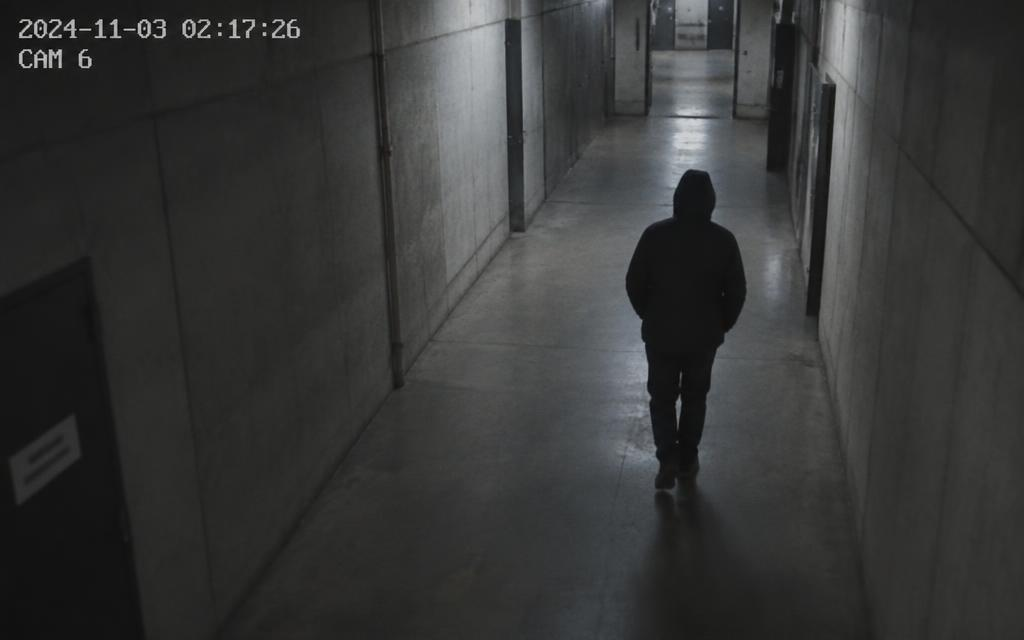
#> input picture signalscope/src/assets/hero-plate.jpg, 1024 x 640 px
$ python test_fft.py src/assets/hero-plate.jpg
#> lines starting #> are read from the running program, lines starting #| are printed output that depends on the picture
### signalscope/frequency_analysis/fft.py
import cv2
import numpy as np

def compute_fft(image_path: str) -> np.ndarray:
    """
    Reads an image and computes its 2D Fast Fourier Transform (FFT).

    Inputs:
        image_path: The path to the image file.

    Outputs:
        magnitude_spectrum: A 2D numpy array containing the logarithmic
                            magnitude spectrum of the image frequencies.
    """
    # 1. Load the image safely in grayscale
    # We use grayscale because we care about the structure/texture, not the color right now.
    img = cv2.imread(image_path, cv2.IMREAD_GRAYSCALE)
    if img is None:
        raise ValueError(f"Error: Could not load image from {image_path}")

    # 2. Calculate the 2D Fast Fourier Transform
    # np.fft.fft2 computes the N-dimensional discrete Fourier Transform.
    f = np.fft.fft2(img)

    # 3. Shift the zero frequency component to the center
    # By default, the low frequencies are at the corners. We want them in the middle!
    fshift = np.fft.fftshift(f)

    # 4. Calculate the magnitude spectrum
    # The FFT returns complex numbers. We take the absolute value (magnitude).
    # We add a small number (1e-8) to avoid taking log(0) which is undefined.
    magnitude_spectrum = 20 * np.log(np.abs(fshift) + 1e-8)

    return magnitude_spectrum

### signalscope/frequency_analysis/radial.py
import numpy as np

def azimuthal_average(image: np.ndarray, center=None) -> np.ndarray:
    """
    Calculates the 1D radial profile of a 2D image (like an FFT spectrum).
    It averages all pixels that are at the same distance (radius) from the center.

    Inputs:
        image: A 2D numpy array (usually the shifted FFT magnitude spectrum).
        center: The (x, y) pixel coordinates of the center. If None, it uses the exact middle.

    Outputs:
        radial_profile: A 1D numpy array representing the average energy at each radius.
    """
    # Create a grid of Y and X coordinates
    y, x = np.indices(image.shape)

    # Define the center of the image
    if not center:
        center = np.array([(x.max() - x.min()) / 2.0, (y.max() - y.min()) / 2.0])

    # Calculate the distance of each pixel from the center (radius r)
    # Using Pythagoras theorem: r = sqrt((x - cx)^2 + (y - cy)^2)
    r = np.hypot(x - center[0], y - center[1])

    # Convert distances to integers so we can group pixels by radius
    r = r.astype(np.int32)

    # Sum the pixel values for each radius
    # bincount quickly sums values in 'image' grouped by the indices in 'r'
    tbin = np.bincount(r.ravel(), image.ravel())

    # Count how many pixels are at each radius
    nr = np.bincount(r.ravel())

    # Calculate the average (Total Sum / Number of pixels)
    radial_profile = tbin / nr

    return radial_profile

### signalscope/frequency_analysis/features.py
import numpy as np
from scipy.stats import entropy

def extract_fft_features(magnitude_spectrum: np.ndarray, radial_profile: np.ndarray) -> dict:
    """
    Extracts numerical statistics from the FFT spectrum and radial profile.
    These features can later be fed into a Deep Learning model!

    Inputs:
        magnitude_spectrum: 2D FFT image.
        radial_profile: 1D average energy by radius.

    Outputs:
        features: A dictionary containing high-frequency ratio, entropy, etc.
    """
    # 1. Calculate Spectral Entropy
    # Entropy measures randomness. AI generated noise often has different randomness than real noise.
    # We must ensure all values are non-negative before creating a probability distribution!
    pos_spectrum = np.clip(magnitude_spectrum, 0, None)
    spectrum_sum = np.sum(pos_spectrum)

    if spectrum_sum > 0:
        norm_spectrum = pos_spectrum / spectrum_sum
        # We flatten it to 1D and calculate entropy
        spectral_entropy = entropy(norm_spectrum.flatten())
    else:
        spectral_entropy = 0.0

    # 2. High-Frequency Energy Ratio
    # Real images usually have most of their energy in the low frequencies (center).
    # AI models sometimes accidentally put too much energy in the high frequencies (edges).
    # Let's say the last 20% of the radial profile is "high frequency".
    pos_radial = np.clip(radial_profile, 0, None)
    total_energy = np.sum(pos_radial)

    high_freq_start = int(len(pos_radial) * 0.8)
    high_freq_energy = np.sum(pos_radial[high_freq_start:])

    hf_ratio = high_freq_energy / total_energy if total_energy > 0 else 0

    # 3. Mid-Frequency Energy Ratio
    # Often, AI artifacts (like grid-like repeating structures) appear in mid frequencies.
    mid_freq_start = int(len(pos_radial) * 0.3)
    mid_freq_end = int(len(pos_radial) * 0.8)
    mid_freq_energy = np.sum(pos_radial[mid_freq_start:mid_freq_end])

    mf_ratio = mid_freq_energy / total_energy if total_energy > 0 else 0

    import math
    if math.isnan(spectral_entropy): spectral_entropy = 0.0

    return {
        "spectral_entropy": float(spectral_entropy),
        "high_frequency_ratio": float(hf_ratio),
        "mid_frequency_ratio": float(mf_ratio)
    }

### signalscope/test_fft.py
import sys
import matplotlib.pyplot as plt
import cv2
from frequency_analysis.fft import compute_fft
from frequency_analysis.radial import azimuthal_average
from frequency_analysis.features import extract_fft_features

def test_pipeline(image_path):
    print(f"Loading image: {image_path}")

    # 1. Compute FFT
    spectrum = compute_fft(image_path)
#> in compute_fft, `magnitude_spectrum = 20 * np.log(np.abs(fshift) + 1e-8)`:
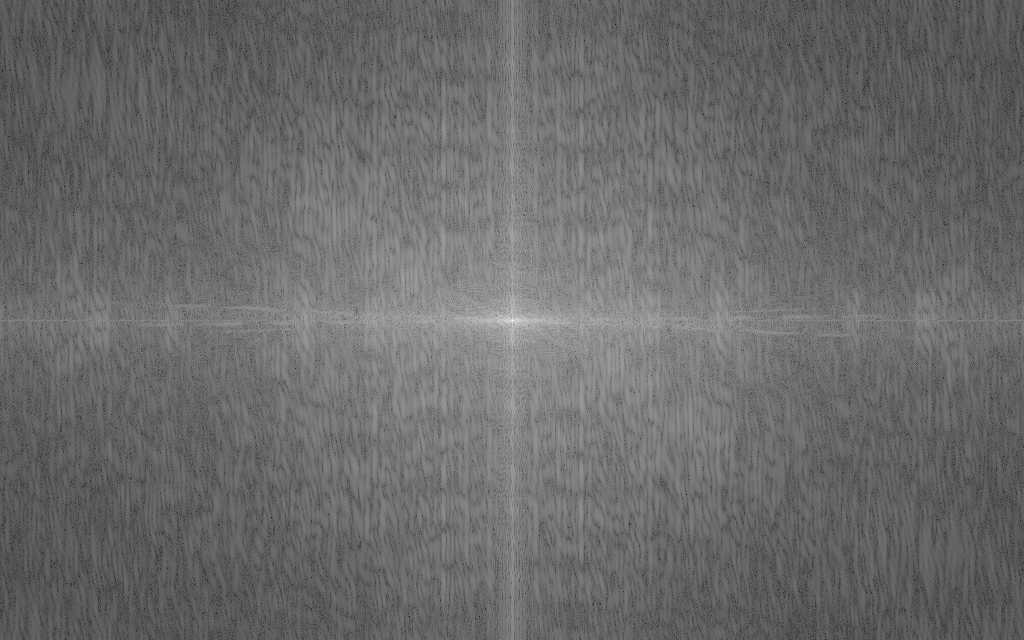
#> magnitude_spectrum: shape (640, 1024) float64; min -0.108, max 348.1, mean 145.6; drawn with min black and max white
    print("✓ FFT Computed successfully.")

    # 2. Compute Radial Profile
    radial_profile = azimuthal_average(spectrum)
#> in azimuthal_average, `tbin = np.bincount(r.ravel(), image.ravel())`: tbin = 604 values, max 284704.2 at index 316, min 519.4 at index 603, mean 157965.4
#> in azimuthal_average, `radial_profile = tbin / nr`: radial_profile = 604 values, max 311 at index 0, min 115.1 at index 549, mean 153.3
    print("✓ Radial Profile extracted.")

    # 3. Extract Features
    features = extract_fft_features(spectrum, radial_profile)
#> in extract_fft_features, `spectrum_sum = np.sum(pos_spectrum)`: spectrum_sum = 95411110.1
#> in extract_fft_features, `spectral_entropy = entropy(norm_spectrum.flatten())`: spectral_entropy = 13.38
#> in extract_fft_features, `pos_radial = np.clip(radial_profile, 0, None)`: pos_radial has the same summary as radial_profile in azimuthal_average
#> in extract_fft_features, `total_energy = np.sum(pos_radial)`: total_energy = 92564.3
#> in extract_fft_features, `high_freq_start = int(len(pos_radial) * 0.8)`: high_freq_start = 483
#> in extract_fft_features, `high_freq_energy = np.sum(pos_radial[high_freq_start:])`: high_freq_energy = 14685.1
#> in extract_fft_features, `hf_ratio = high_freq_energy / total_energy if total_energy > 0 else 0`: hf_ratio = 0.159
#> in extract_fft_features, `mid_freq_start = int(len(pos_radial) * 0.3)`: mid_freq_start = 181
#> in extract_fft_features, `mid_freq_end = int(len(pos_radial) * 0.8)`: mid_freq_end = 483
#> in extract_fft_features, `mid_freq_energy = np.sum(pos_radial[mid_freq_start:mid_freq_end])`: mid_freq_energy = 42981.8
#> in extract_fft_features, `mf_ratio = mid_freq_energy / total_energy if total_energy > 0 else 0`: mf_ratio = 0.464
#> features = {'spectral_entropy': 13.38, 'high_frequency_ratio': 0.159, 'mid_frequency_ratio': 0.464}
    print("\n--- Extracted Frequency Features ---")
    for key, value in features.items():
        print(f"{key}: {value:.4f}")
#> this loop made 3 passes
#> (key, value) on passes 1 to 3: ('spectral_entropy', 13.38), ('high_frequency_ratio', 0.159), ('mid_frequency_ratio', 0.464)
#| spectral_entropy: 13.3782
#| high_frequency_ratio: 0.1586
#| mid_frequency_ratio: 0.4643

    # 4. Visualization!
    # Let's show the user what this math actually looks like.
    original_img = cv2.imread(image_path)
#> original_img is the input picture: shape (640, 1024, 3); mean B, G, R 55, 55.5, 54.8
    original_img_rgb = cv2.cvtColor(original_img, cv2.COLOR_BGR2RGB)

    plt.figure(figsize=(15, 5))

    # Plot 1: Original Image
    plt.subplot(1, 3, 1)
    plt.imshow(original_img_rgb)
    plt.title("Original Image")
    plt.axis('off')

    # Plot 2: FFT Magnitude Spectrum
    plt.subplot(1, 3, 2)
    plt.imshow(spectrum, cmap='magma')
    plt.title("FFT Magnitude Spectrum")
    plt.axis('off')

    # Plot 3: 1D Radial Profile
    plt.subplot(1, 3, 3)
    plt.plot(radial_profile, color='blue')
    plt.title("1D Radial Frequency Profile")
    plt.xlabel("Frequency (Radius from center)")
    plt.ylabel("Average Log Magnitude")
    plt.grid(True)

    plt.tight_layout()
    plt.show()
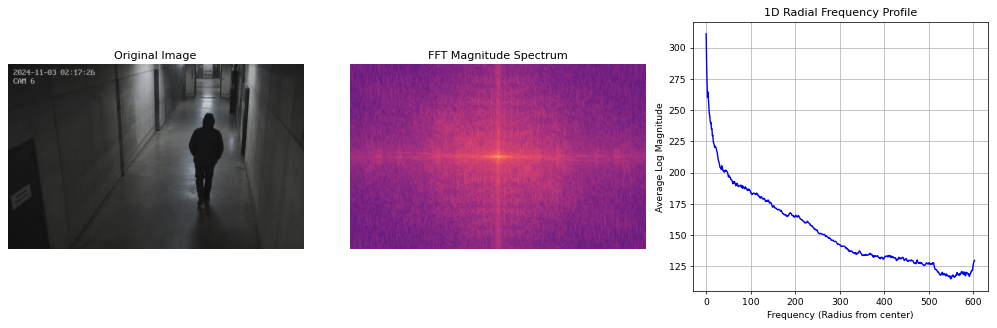
#> figure drawn by matplotlib, 3 panels; panel 3: curve peaks at x = 0, y = 311

if __name__ == "__main__":
    if len(sys.argv) < 2:
        print("Usage: python test_fft.py <path_to_image>")
        sys.exit(1)

    test_pipeline(sys.argv[1])
